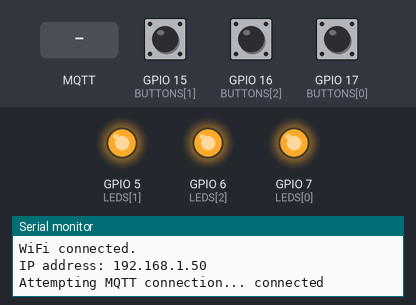
Bench run of a program on a simulated ESP32-S3. Parts: output pins drawn as LEDs (lit = HIGH), the last lines printed to the serial monitor. Inputs (shaded band) come from the test bench; at power-on: GPIO 15 (BUTTONS[1]) LOW, GPIO 16 (BUTTONS[2]) LOW, GPIO 17 (BUTTONS[0]) LOW. WiFi joins after 1.5 s; servers stay silent unless stated; no MQTT or app messages arrive unless stated.

Above: at 3.2 s.
3.3 s: MQTT message "gritla/led" arrives on the first subscribed topic
4.8 s: MQTT message "reset" arrives on the first subscribed topic
6.3 s: GPIO 15 (BUTTONS[1]) pulled HIGH for 0.15 s
At 7.1 s:
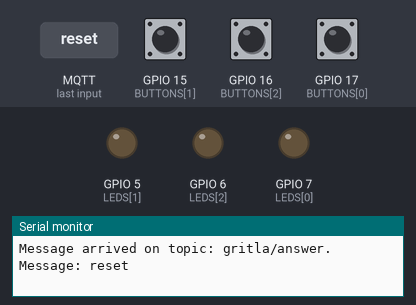
7.9 s: MQTT message "1" arrives on the first subscribed topic
Timing chart, 0 to 10.4 s (numbered marks = the images above; inputs shaded):
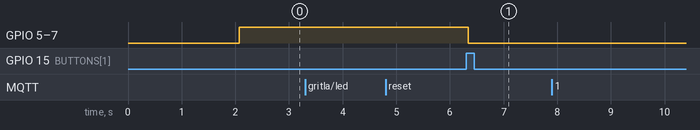

Measured:
- after the input at 6.3 s, GPIO 5 (LEDS[1]), GPIO 6 (LEDS[2]), GPIO 7 (LEDS[0]): HIGH → LOW at once

The program:

main.cpp
```cpp
/*
Source: https://randomnerdtutorials.com/esp32-mqtt-publish-subscribe-arduino-ide/
*/

#include <WiFi.h>
#include <PubSubClient.h>
#include <Wire.h>

// Define Wi-Fi credentials.
const char* WIFI_NAME = "iotroam";
const char* WIFI_PASSWORD = "yhdYBrtpjv";

// Define MQTT server and credentials.
const char* MQTT_SERVER = "mqtt.hva-robots.nl";
const char* MQTT_USERNAME = "gritla";
const char* MQTT_PASSWORD = "D6G9E1b95x8h3LaGFtxA";

// Define pin numbers for buttons.
uint8_t BUTTONS[3] = {17, 15, 16};

// Define pin numbers for leds.
uint8_t LEDS[3] = {7, 5, 6};

// Define button name.
const char* BUTTON_NAME[3] = {"Yes", "Maybe", "No"};

// Define variables that will be used later.
uint8_t UNLOCK = 0;
uint8_t INTRO = 1;
uint8_t STARTING = 0;

// Create instances of Wi-Fi client and PubSubClient.
WiFiClient espClient;
PubSubClient client(espClient);

// Define function to change the state of specific leds.
void led(uint8_t LEDS[], uint8_t whichled, uint8_t onoff) {
	digitalWrite(LEDS[whichled], onoff);
}

// Define function to handle incoming MQTT messages.
void callback(char* topic, byte* message, unsigned int length) {
	Serial.print("Message arrived on topic: ");
	Serial.print(topic);
	Serial.print(". Message: ");
	String messageTemp;
	for (int i = 0; i < length; i++) {
		Serial.print((char)message[i]);
		messageTemp += (char)message[i];
	}
	Serial.println();
	// If received message on topic "gritla/led" call the led function and change "UNLOCK" to 1.
	if (strcmp(topic,"gritla/led")==0) {
		UNLOCK = 1;
		for (size_t i = 0; i < 3; i++) {
			led(LEDS, i, 1);
		}
	}
	// If "reset" message is received on topic "gritla/intro" change "INTRO" and "STARTING".
	if (messageTemp == "reset") {
		INTRO = 1;
		STARTING = 0;
	}
}

// Define function to initiates the buttons, try's to connect to the wifi network and connects to the MQTT server.
void setup() {
	// Initialize serial communication at a baud rate of 115200.
	Serial.begin(115200);
	// Set button pins as input pins and the led pins as output pins.
	for (int i = 0; i < 3; ++i) {
		pinMode(BUTTONS[i], INPUT);
		pinMode(LEDS[i], OUTPUT);
	}
	delay(10);
	Serial.println();
	Serial.print("Connecting to ");
	Serial.println(WIFI_NAME);
	// Connect to Wi-Fi network and print a "." every second until connected.
	WiFi.begin(WIFI_NAME, WIFI_PASSWORD);
	while (WiFi.status() != WL_CONNECTED) {
		delay(1000);
		Serial.print(".");
	}
	Serial.printf("%s","\nWiFi connected.\nIP address: ");
	// When connected print the ip adress that you have connected to.
	Serial.println(WiFi.localIP());
	Serial.println("");
	delay(10);
	// Set MQTT server and callback function.
	client.setServer(MQTT_SERVER, 1883);
	client.setCallback(callback);
}

// Define function to reconnect to MQTT broker.
void reconnect() {
	// Loop until we're reconnected
	while (!client.connected()) {
		Serial.print("Attempting MQTT connection...");
		// Attempt to connect to MQTT broker with client ID "Testclient".
		if (client.connect("Testclient", MQTT_USERNAME, MQTT_PASSWORD)) {
			Serial.println(" connected");
			Serial.println("");
			// Subscribe to topic's. If neccesary change "output".
			client.subscribe("gritla/answer");
			client.subscribe("gritla/led");
			client.subscribe("gritla/intro");
		} else {
			// If connection fails, print error message and try again in 5 seconds.
			Serial.print("failed, rc=");
			Serial.print(client.state());
			Serial.println(" try again in 5 seconds");
			delay(5000);
		}
	}
}

// Define function to check which button is pressed and return which button is pressed as a number.
int button(uint8_t BUTTONS[]) {
	for (int i = 0; i < 3; ++i) {
		if (digitalRead(BUTTONS[i])) {
		return i + 1;
		}
	}
	return 0;
}

uint8_t buttonPressed = 1;
void loop() {
	uint8_t buttonState = 0;
	uint8_t which_led[3] = {0, 1, 2};
	uint8_t which_led_size = 3;
	// Check if client is connected to MQTT server and try to reconnect if not.
	if (!client.connected()) {
		reconnect();
	}
	// Check for incoming messages from the MQTT server.
	client.loop();
	// Call function button() which checks if a button is pressed and assign that button as a number to variable: "pressed".
	uint8_t pressed = button(BUTTONS);
	// When "reset" message is reveived on the "gritla/intro" topic turn the led on and unlock the button to be able to send a message.
	if (STARTING == 0) {
		STARTING = 1;
		for (size_t i = 0; i < 3; i++) {
			led(LEDS, i, HIGH);
		}
	}
	// When a button is pressed and "INTRO" is true send "start" to topic "gritla/intro" so the robot knows that it can start and turn all the leds off.
	if (INTRO && pressed != 0) {
		INTRO = 0;
		client.publish("gritla/intro", "start");
		for (size_t i = 0; i < 3; i++) {
			led(LEDS, i, LOW);
		}
	}
	// When a new message is received then the button are unlocked so they can send a message to the MQTT server.
	if (UNLOCK) {
		// Variables "buttonState" and "buttonPressed" are there to make sure that when a button is pressed it only processes it once instead of repeating it.
		if (pressed != 0) {
			buttonState = 1;
		}
		// If a button hase been pressed send a message to the MQTT server which includes the name of the button that was pressed.
		if (buttonState && !buttonPressed && pressed) {
			Serial.printf("%s%d\n%s%s\n","Button pressed:  ", pressed, "Which is option: ", BUTTON_NAME[pressed - 1]);
			buttonPressed = 1;
			client.publish("gritla/answer", BUTTON_NAME[pressed - 1]);
			// Remove the led coresponding to the button pressed from the array.
			for (int i = pressed - 1; i < which_led_size; i++) {
				which_led[i] = which_led[i + 1];
			}
			// Turn off all the leds in the updated array.
			for (size_t i = 0; i < which_led_size; i++) {
				led(LEDS, which_led[i], LOW);
				Serial.println(which_led[i]);
			}
			// Wait one second and then turn all the leds off.
			delay(1000);
			for (size_t i = 0; i < which_led_size; i++) {
				led(LEDS, i, LOW);
			}
			// Reset the UNLOCK variable so buttons are locked again.
			UNLOCK = 0;
		// When button is no longer pressed reset the variable "buttonPressed".
		} else if (!buttonState && buttonPressed){
			buttonPressed = 0;
		}
	}
	delay(50);
}
```
